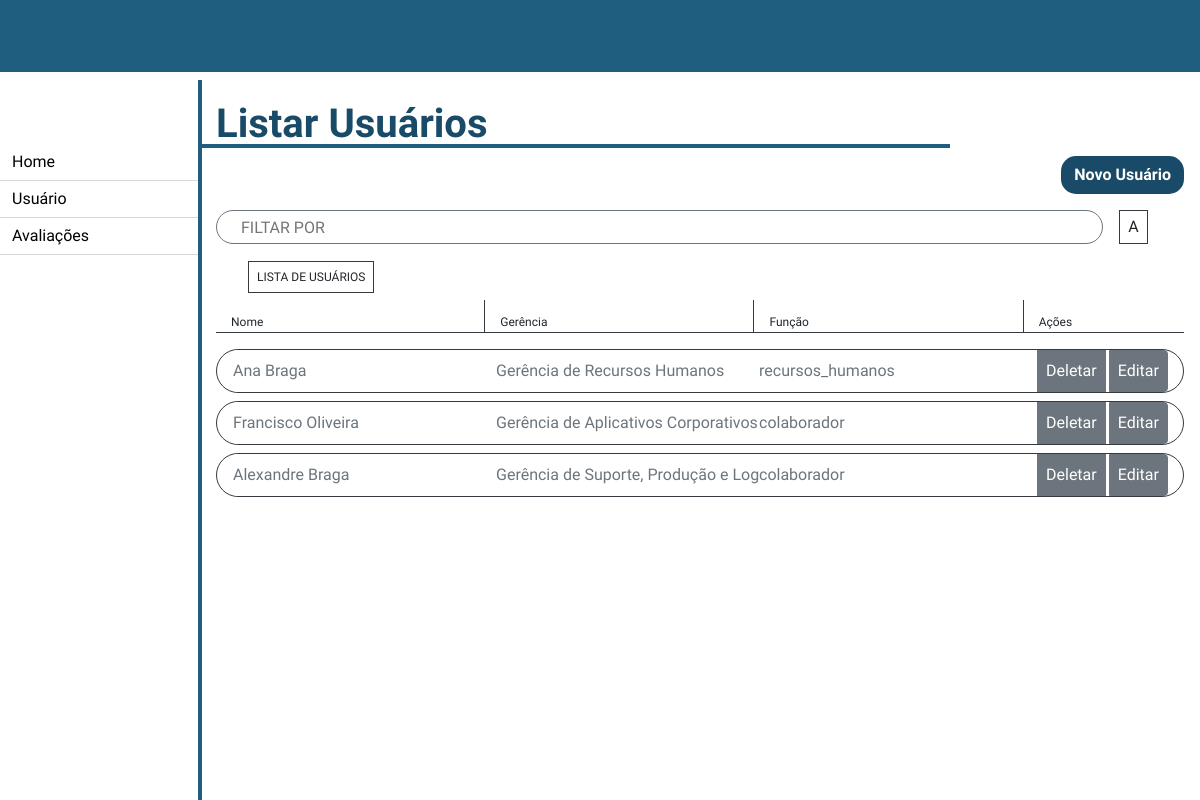
Before: /recursos_humanos/listar_usuarios/ with the older database file.
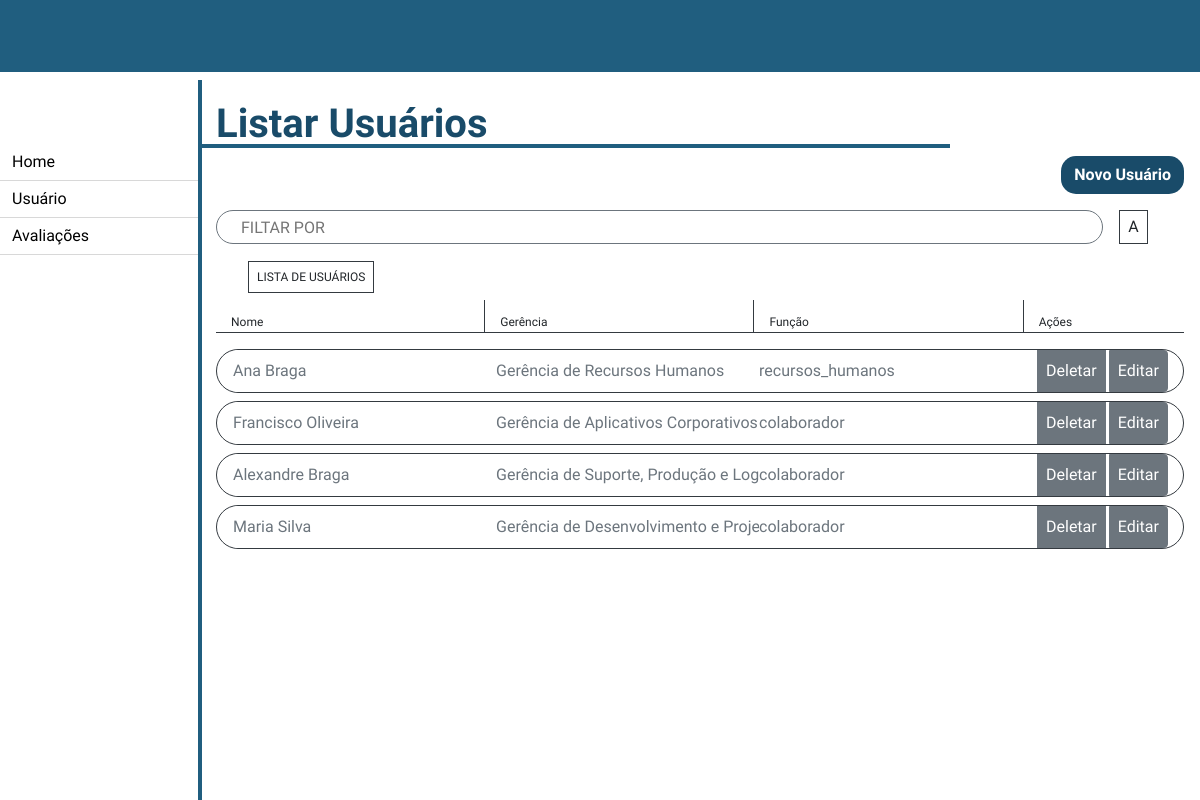
After: the same page with the newer database file.
### recursos_humanos/models.py (models this page shows, shortened)
class Usuario(models.Model):
    FUNCAO = (
        ('presidente', "Presidente"),
        ('diretos', "Diretor"),
        ('gerente', "Gerente"),
        ('chefe', "Chefe"),
        ('colaborador', "Colaborador"),
        ('cedido', "Cedido a outro orgão"),
        ('recursos_humanos', "Recursos Humanos"),
    )
    CLASSE = (
        ('classe1', "Classe 1"),
        ('classe2', "Classe 2"),
        ('classe3', "Classe 3"),
    )
    NIVEL = (
        ('', '----'),
        ('i', "I"),
        ('ii', "II"),
        ('iii', "III"),
        ('iv', "IV"),
        ('v', "V"),
        ('vi', "VI"),
        ('vii', "VII"),
        ('viii', "VIII"),
        ('ix', "IX"),
        ('x', "X"),
        ('xi', "XI"),
        ('xii', "XII"),
    )
    nome = models.CharField(max_length=100, blank=False, null=False)
    senha = models.CharField(max_length=20, blank=False, null=False)
    email = models.EmailField(blank=False, null=False)
    cpf = models.CharField(max_length=14, blank=False, null=False)
    data_criacao_usuario = models.DateField(default=datetime.now, blank=False, null=False)
    data_atualizacao_usuario = models.DateField(blank=True, null=True)
    data_exclusao_usuario = models.DateField(blank=True, null=True)
    ultima_avaliacao = models.DateField(blank=True, null=True)
    setor = models.CharField(max_length=50)
    cargo = models.CharField(max_length=50)
    funcao = models.CharField(max_length=20, choices=FUNCAO)
    classe = models.CharField(max_length=20, choices=CLASSE)
    nivel = models.CharField(max_length=5, choices=NIVEL)
    gerencia = models.ForeignKey('Gerencia', on_delete=models.CASCADE)
    diretoria = models.ForeignKey('Diretoria', on_delete=models.CASCADE)
    efetivo = models.BooleanField(default=False)
    inativo = models.BooleanField(default=False)
    meritos = models.ManyToManyField(FatorDesempenhoMerito, blank=True)
    demeritos = models.ManyToManyField(FatorDesempenhoDemerito, blank=True)
    avaliacoes = models.ManyToManyField(AvaliacaoDesempenho, blank=True)
    class Meta:
        verbose_name = "Usuário"

class Gerencia(models.Model):
    gerencia = models.CharField(max_length=100, blank=False, null=False)
    diretoria = models.ForeignKey(Diretoria, on_delete=models.CASCADE)
    class Meta:
        verbose_name = "Gerência"
    def __str__(self) -> str:
        return self.gerencia

### recursos_humanos/views.py (the view)
# urls.py: path('listar_usuarios/', views.listar_usuarios, name='listar_usuarios'),
def listar_usuarios(request):
    usuarios = Usuario.objects.all()
    return render(request, "recursos_humanos/listar_usuarios.html", {'usuarios': usuarios})

### templates/recursos_humanos/listar_usuarios.html (shortened to what this page needs)
{% extends './home.html' %}
{% block 'conteudo' %}
<h1 class="pl-3 my-2 w-75 font-weight-bold">Listar Usuários</h1>
<div class="d-flex justify-content-end mb-3 mr-3">
    <a href="{% url 'cadastrar_usuario' %}" class="btn font-weight-bold btn-enviar">Novo Usuário</a>
</div>
<div class="row mb-4 mx-3">
    <input type="text" class="border border-secondary pl-4 text-uppercase text-muted col-11"
        style="width: 100%; border-radius: 50px;" id="myInput"
        placeholder="Filtar por {% block 'filtro' %}{% endblock %}">
    <div class="border border-dark p-2 ml-3">A</div>
</div>
<small class="border border-dark ml-5 p-2 text-uppercase">Lista de Usuários</small>
<div class="row mx-3 mt-3 border-bottom border-dark d-flex align-items-center">
    <small class="col pt-3 pb-1">Nome</small>
    <small class="col border-left border-dark pt-3 pb-1">Gerência</small>
    <small class="col border-left border-dark pt-3 pb-1">Função</small>
    <small class="col-2 border-left border-dark pt-3 pb-1">Ações</small>
</div>
<form class="form mt-3 mx-3">
    <div class="input-group mb-3">
        {% for usuario in usuarios %}
        <div class="input-group border border-dark w-100 mb-2" style="border-radius: 50px;">
            <input type="text" class="col form-control border-0 ml-3 p-0 bg-white" placeholder="{{ usuario.nome }}"
                aria-label="{{ usuario.nome }}" disabled>
            <input type="text" class="col form-control border-0 p-0 bg-white" placeholder="{{ usuario.gerencia }}"
                aria-label="{{ usuario.gerencia }}" disabled>
            <input type="text" class="col form-control border-0 p-0 bg-white" placeholder="{{ usuario.funcao }}"
                aria-label="{{ usuario.funcao }}" disabled>
            <div class="col-2 input-group-append">
                <button class="btn btn-secondary p-2 mr-1" type="button" id="botao-deletar" data-toggle="modal"
                    data-target="#deletar_usuario_{{usuario.id}}">Deletar</button>
                <a href="{% url 'editar_usuario' usuario.id %}" class="btn btn-secondary p-2 mr-3"
                    id="botao-editar">Editar</a>
            </div>
        </div>
        {% endfor %}
    </div>
</form>
{% endblock %}

Changed rows visible on the page:
added Usuario: nome "Maria Silva", gerencia "Gerência de Desenvolvimento e Projetos", funcao "colaborador"
